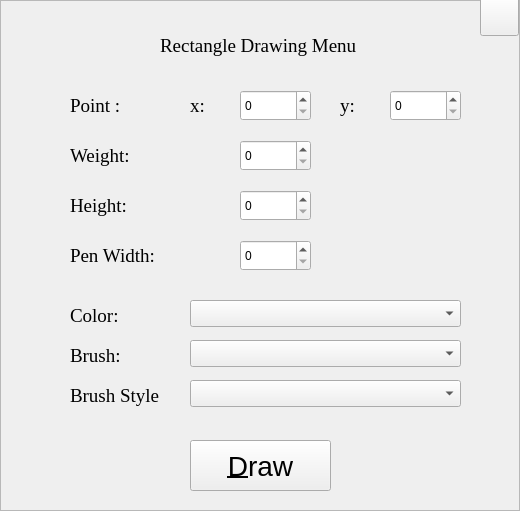
   <widget class="QFrame" name="rectangleFrame">
    <property name="geometry">
     <rect>
      <x>280</x>
      <y>2351</y>
      <width>520</width>
      <height>511</height>
     </rect>
    </property>
    <property name="focusPolicy">
     <enum>Qt::ClickFocus</enum>
    </property>
    <property name="frameShape">
     <enum>QFrame::StyledPanel</enum>
    </property>
    <property name="frameShadow">
     <enum>QFrame::Raised</enum>
    </property>
    <widget class="QLabel" name="label_23">
     <property name="geometry">
      <rect>
       <x>70</x>
       <y>90</y>
       <width>101</width>
       <height>31</height>
      </rect>
     </property>
     <property name="font">
      <font>
       <family>Times New Roman</family>
       <pointsize>14</pointsize>
      </font>
     </property>
     <property name="text">
      <string>Point : </string>
     </property>
    </widget>
    <widget class="QLabel" name="label_56">
     <property name="geometry">
      <rect>
       <x>190</x>
       <y>90</y>
       <width>41</width>
       <height>31</height>
      </rect>
     </property>
     <property name="font">
      <font>
       <family>Times New Roman</family>
       <pointsize>14</pointsize>
      </font>
     </property>
     <property name="text">
      <string>x: </string>
     </property>
    </widget>
    <widget class="QLabel" name="label_57">
     <property name="geometry">
      <rect>
       <x>340</x>
       <y>90</y>
       <width>41</width>
       <height>31</height>
      </rect>
     </property>
     <property name="font">
      <font>
       <family>Times New Roman</family>
       <pointsize>14</pointsize>
      </font>
     </property>
     <property name="text">
      <string>y: </string>
     </property>
    </widget>
    <widget class="QLabel" name="label_66">
     <property name="geometry">
      <rect>
       <x>70</x>
       <y>300</y>
       <width>101</width>
       <height>31</height>
      </rect>
     </property>
     <property name="font">
      <font>
       <family>Times New Roman</family>
       <pointsize>14</pointsize>
      </font>
     </property>
     <property name="text">
      <string>Color: </string>
     </property>
    </widget>
    <widget class="QLabel" name="label_67">
     <property name="geometry">
      <rect>
       <x>70</x>
       <y>240</y>
       <width>131</width>
       <height>31</height>
      </rect>
     </property>
     <property name="font">
      <font>
       <family>Times New Roman</family>
       <pointsize>14</pointsize>
      </font>
     </property>
     <property name="text">
      <string>Pen Width: </string>
     </property>
    </widget>
    <widget class="QLabel" name="rectangleDrawingLabel">
     <property name="geometry">
      <rect>
       <x>10</x>
       <y>30</y>
       <width>501</width>
       <height>31</height>
      </rect>
     </property>
     <property name="font">
      <font>
       <family>Times New Roman</family>
       <pointsize>14</pointsize>
      </font>
     </property>
     <property name="text">
      <string>Rectangle Drawing Menu </string>
     </property>
     <property name="alignment">
      <set>Qt::AlignCenter</set>
     </property>
    </widget>
    <widget class="QLabel" name="label_68">
     <property name="geometry">
      <rect>
       <x>70</x>
       <y>340</y>
       <width>101</width>
       <height>31</height>
      </rect>
     </property>
     <property name="font">
      <font>
       <family>Times New Roman</family>
       <pointsize>14</pointsize>
      </font>
     </property>
     <property name="text">
      <string>Brush: </string>
     </property>
    </widget>
    <widget class="QLabel" name="label_69">
     <property name="geometry">
      <rect>
       <x>70</x>
       <y>380</y>
       <width>101</width>
       <height>31</height>
      </rect>
     </property>
     <property name="font">
      <font>
       <family>Times New Roman</family>
       <pointsize>14</pointsize>
      </font>
     </property>
     <property name="text">
      <string>Brush Style</string>
     </property>
    </widget>
    <widget class="QLabel" name="label_70">
     <property name="geometry">
      <rect>
       <x>70</x>
       <y>140</y>
       <width>131</width>
       <height>31</height>
      </rect>
     </property>
     <property name="font">
      <font>
       <family>Times New Roman</family>
       <pointsize>14</pointsize>
      </font>
     </property>
     <property name="text">
      <string>Weight: </string>
     </property>
    </widget>
    <widget class="QLabel" name="label_71">
     <property name="geometry">
      <rect>
       <x>70</x>
       <y>190</y>
       <width>131</width>
       <height>31</height>
      </rect>
     </property>
     <property name="font">
      <font>
       <family>Times New Roman</family>
       <pointsize>14</pointsize>
      </font>
     </property>
     <property name="text">
      <string>Height: </string>
     </property>
    </widget>
    <widget class="QSpinBox" name="rectangleX">
     <property name="geometry">
      <rect>
       <x>240</x>
       <y>90</y>
       <width>71</width>
       <height>31</height>
      </rect>
     </property>
     <property name="maximum">
      <number>1200</number>
     </property>
    </widget>
    <widget class="QSpinBox" name="rectangleY">
     <property name="geometry">
      <rect>
       <x>390</x>
       <y>90</y>
       <width>71</width>
       <height>31</height>
      </rect>
     </property>
     <property name="maximum">
      <number>700</number>
     </property>
    </widget>
    <widget class="QSpinBox" name="rectangleWidth">
     <property name="geometry">
      <rect>
       <x>240</x>
       <y>140</y>
       <width>71</width>
       <height>31</height>
      </rect>
     </property>
     <property name="maximum">
      <number>360</number>
     </property>
    </widget>
    <widget class="QSpinBox" name="rectangleHeight">
     <property name="geometry">
      <rect>
       <x>240</x>
       <y>190</y>
       <width>71</width>
       <height>31</height>
      </rect>
     </property>
     <property name="maximum">
      <number>360</number>
     </property>
    </widget>
    <widget class="QSpinBox" name="rectanglePenWidth">
     <property name="geometry">
      <rect>
       <x>240</x>
       <y>240</y>
       <width>71</width>
       <height>31</height>
      </rect>
     </property>
     <property name="maximum">
      <number>40</number>
     </property>
    </widget>
    <widget class="QComboBox" name="colorRectangle">
     <property name="geometry">
      <rect>
       <x>190</x>
       <y>300</y>
       <width>271</width>
       <height>27</height>
      </rect>
     </property>
    </widget>
    <widget class="QComboBox" name="brushRectangle">
     <property name="geometry">
      <rect>
       <x>190</x>
       <y>340</y>
       <width>271</width>
       <height>27</height>
      </rect>
     </property>
    </widget>
    <widget class="QComboBox" name="brushStyleRectangle">
     <property name="geometry">
      <rect>
       <x>190</x>
       <y>380</y>
       <width>271</width>
       <height>27</height>
      </rect>
     </property>
    </widget>
    <widget class="QPushButton" name="drawRectangle">
     <property name="geometry">
      <rect>
       <x>190</x>
       <y>440</y>
       <width>141</width>
       <height>51</height>
      </rect>
     </property>
     <property name="font">
      <font>
       <pointsize>21</pointsize>
      </font>
     </property>
     <property name="text">
      <string>&amp;Draw</string>
     </property>
     <property name="icon">
      <iconset>
       <normaloff>:/images/paint.png</normaloff>:/images/paint.png</iconset>
     </property>
     <property name="iconSize">
      <size>
       <width>60</width>
       <height>40</height>
      </size>
     </property>
    </widget>
    <widget class="QPushButton" name="cancelRectangle">
     <property name="geometry">
      <rect>
       <x>480</x>
       <y>-4</y>
       <width>39</width>
       <height>40</height>
      </rect>
     </property>
     <property name="font">
      <font>
       <pointsize>21</pointsize>
      </font>
     </property>
     <property name="toolTip">
      <string extracomment="cancel">cancel</string>
     </property>
     <property name="text">
      <string/>
     </property>
     <property name="icon">
      <iconset resource="images.qrc">
       <normaloff>:/images/cancel.png</normaloff>:/images/cancel.png</iconset>
     </property>
     <property name="iconSize">
      <size>
       <width>40</width>
       <height>40</height>
      </size>
     </property>
    </widget>
   </widget>
